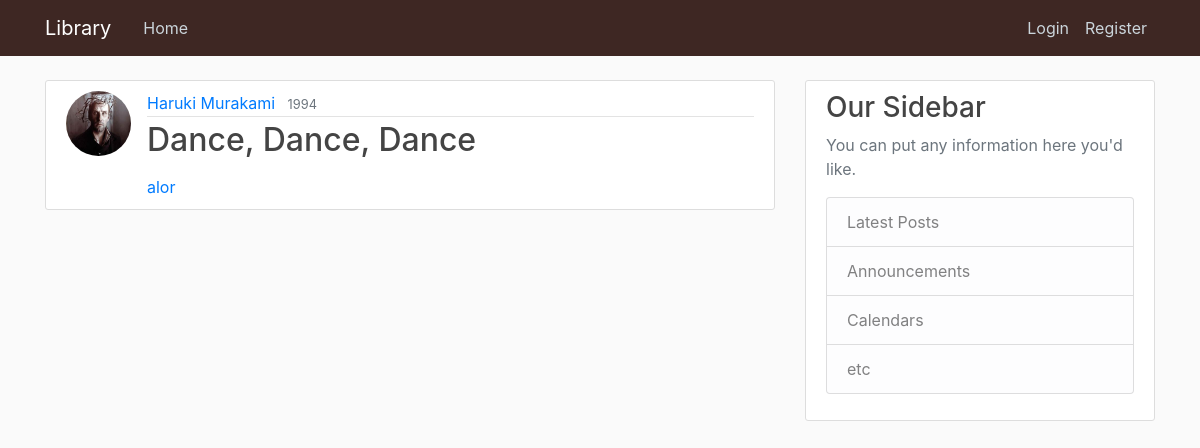
Before: /books/4/ with the older database file.
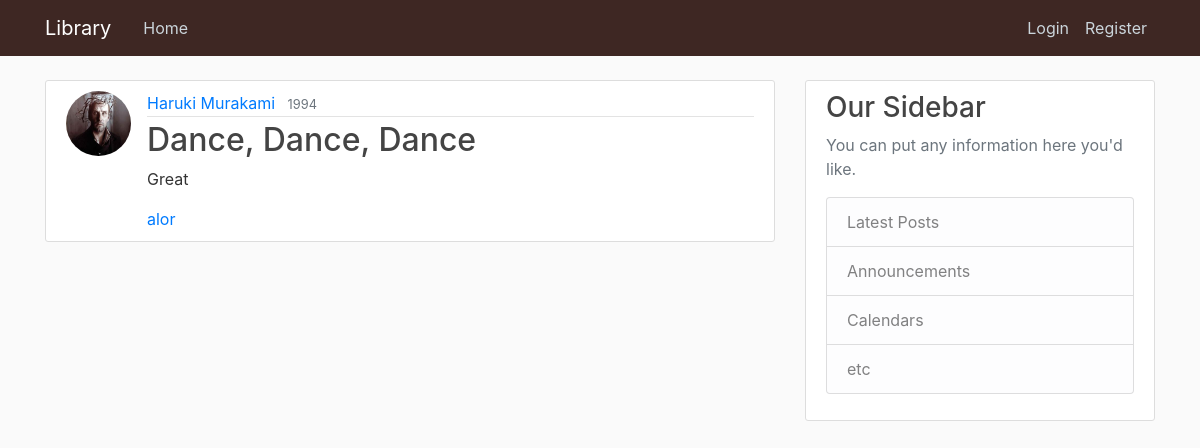
After: the same page with the newer database file.
### meh/models.py (models this page shows, shortened)
class Book(models.Model):
    title = models.CharField(max_length=100)
    author = models.CharField(max_length=100)
    year = models.CharField(max_length=7)
    about = models.TextField()
    username = models.ForeignKey(User, on_delete=models.CASCADE)
    author_url = models.CharField(max_length=100, blank=True, editable=False)

### users/models.py (models this page shows, shortened)
class Profile(models.Model):
    user = models.OneToOneField(User, on_delete=models.CASCADE)
    image = models.ImageField(default='default.jpg', upload_to="profile_pics")

### meh/views.py (the view)
# urls.py: path('books/<int:pk>/', BookDetailView.as_view(), name="book-detail"),
class BookDetailView(DetailView):
    model = Book

### meh/templates/meh/book_detail.html (shortened to what this page needs)
{% extends "meh/base.html" %}
{% block content %}
    <article class="media content-section">
        <img class="rounded-circle article-img" src="{{ object.username.profile.image.url }}">
        <div class="media-body">
            <div class="article-metadata">
                <a class="mr-2" href="{% url 'author-detail' object.author_url %}">{{ object.author }}</a>
                <small class="text-muted">{{ object.year }}</small>
            </div>
            <h2><a class="article-title" href="{% url 'book-detail' object.id %}">{{ object.title }}</a></h2>
            <p class="article-content">{{ object.about }}</p>
            <a class="mr-2" href="{% url 'user-books' object.username %}">{{ object.username }}</a>
        </div>
    </article>
{% endblock content %}

Changed rows visible on the page:
changed Book "Dance, Dance, Dance": about (not shown) → "Great"
